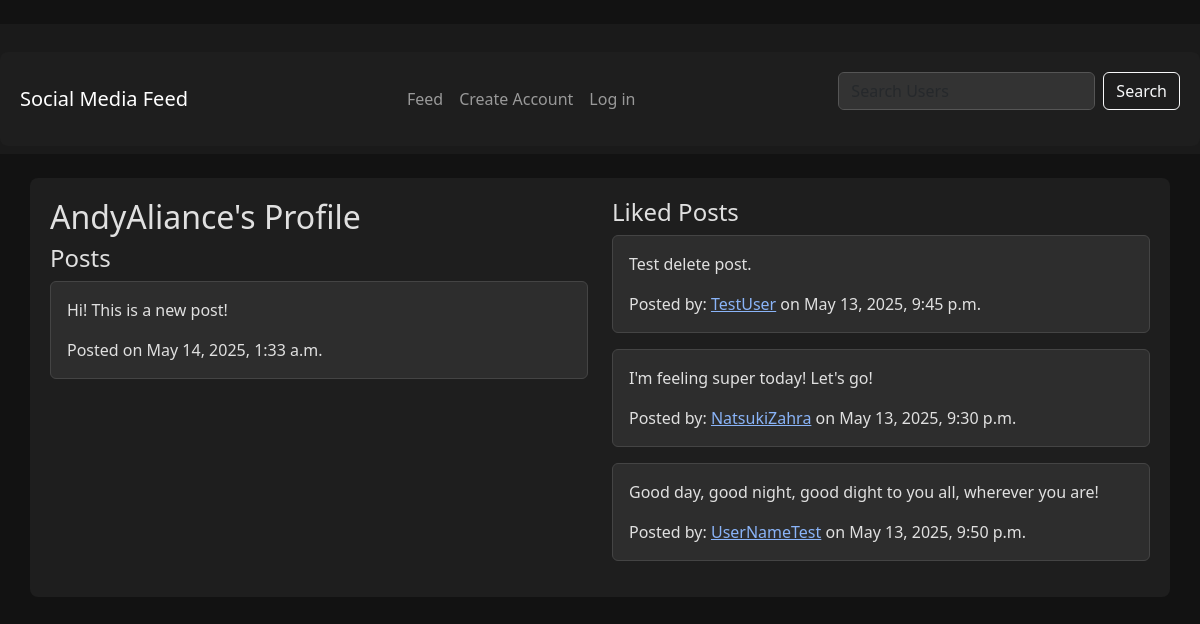
Page /profile/AndyAliance/ on the committed database.
### core/models.py (models this page shows, shortened)
class Post(models.Model):
    content = models.TextField()
    user = models.ForeignKey(User, on_delete=models.CASCADE, related_name='posts')
    created_at = models.DateTimeField(auto_now_add=True)
    updated_at = models.DateTimeField(auto_now=True)

class Like(models.Model):
    user = models.ForeignKey(User, on_delete=models.CASCADE, related_name='likes')
    post = models.ForeignKey(Post, on_delete=models.CASCADE, related_name='likes')

### core/views.py (the view)
# urls.py: re_path(r'^profile/(?!change-username/)(?P<username>\w+)/$', views.user_profile, name='user_profile'),
def user_profile(request, username):
    user = get_object_or_404(User, username=username)
    posts = Post.objects.filter(user=user)
    likes = Like.objects.filter(user=user)
    context = {
        'profile_user': user,
        'posts': posts,
        'likes': likes,
    }
    return render(request, 'user_profile.html', context)

### core/templates/user_profile.html (shortened to what this page needs)
﻿{% extends 'base.html' %}
{% block content %}
  <div class="row">
    <div class="col-md-6">
      <h2>{{ profile_user.username }}'s Profile</h2>
      <h4>Posts</h4>
      {% for post in posts reversed %}
        <div class="card mb-3">
          <div class="card-body">
            <p class="card-text">{{ post.content }}</p>
            <p class="card-text">Posted on {{ post.created_at }}</p>
          </div>
        </div>
      {% empty %}
        <p>No posts yet.</p>
      {% endfor %}
    </div>
    <div class="col-md-6">
      <h4>Liked Posts</h4>
      {% for like in likes reversed %}
        <div class="card mb-3">
          <div class="card-body">
            <p class="card-text">{{ like.post.content }}</p>
            <p class="card-text">Posted by: <a href="{% url 'user_profile' like.post.user.username %}">{{ like.post.user.username }}</a> on {{ like.post.created_at }}</p>
          </div>
        </div>
      {% empty %}
        <p>No liked posts yet.</p>
      {% endfor %}
    </div>
  </div>
{% endblock %}

### static/css/styles.css (style rules this page uses)
.card { background-color: #2d2d2d; border-color: #444; color: #e0e0e0; }
a { color: #8ab4f8; }

### rows in the picture
Post: content "Hi! This is a new post!", created_at "May 14, 2025, 1:33 a.m."
Like: post.content "Test delete post.", post.user.username "TestUser", post.created_at "May 13, 2025, 9:45 p.m."
Like: post.content "I'm feeling super today! Let's go!", post.user.username "NatsukiZahra", post.created_at "May 13, 2025, 9:30 p.m."
Like: post.content "Good day, good night, good dight to you all, wherever you are!", post.user.username "UserNameTest", post.created_at "May 13, 2025, 9:50 p.m."

### other values in the picture
{{ profile_user.username }} "AndyAliance"
